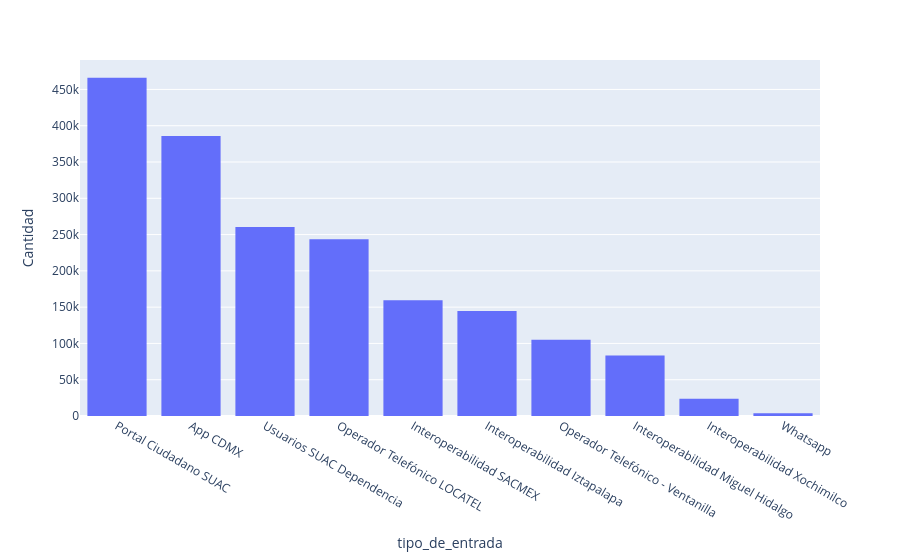
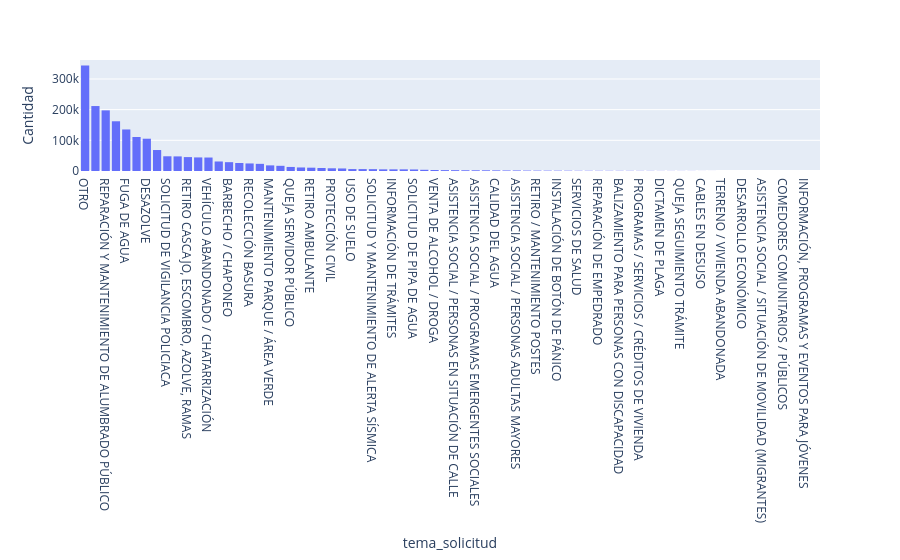
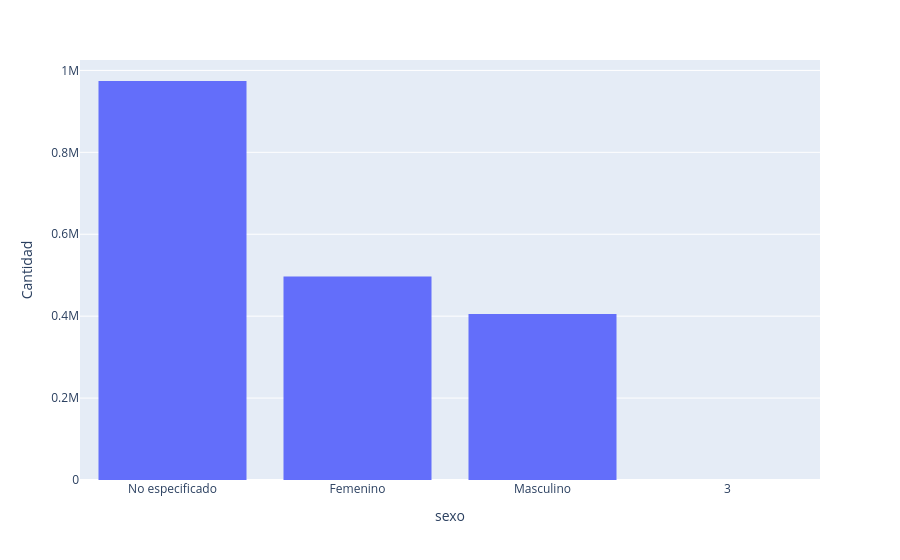
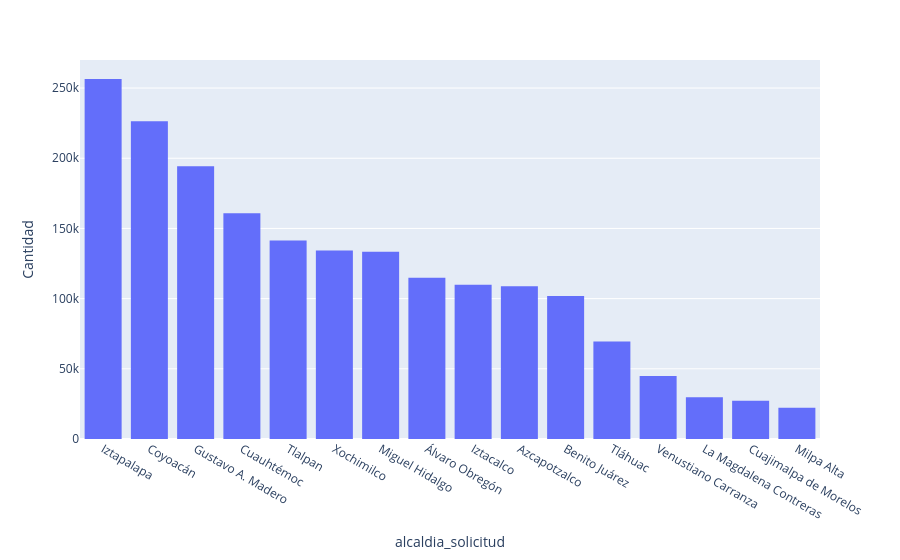

Here is the notebook cell these charts were saved with, in order:
### Code cell
for param in columns_df:
    param_values = df_complete[param].value_counts()
    fig = px.histogram(x=param_values.index,y=param_values.values,nbins=len(param_values.index))
    fig.update_layout(xaxis_title=f'{param}', yaxis_title='Cantidad')
    fig.show()

### Figure 1 — Plotly figure (JSON) as saved in the notebook; plotly's stock layout.template omitted (floating-point values rounded to 4 significant figures)
{"data": [{"bingroup": "x", "histfunc": "sum", "hovertemplate": "x=%{x}<br>sum of y=%{y}<extra></extra>", "legendgroup": "", "marker": {"color": "#636efa", "pattern": {"shape": ""}}, "name": "", "nbinsx": 10, "orientation": "v", "showlegend": false, "type": "histogram", "x": ["Portal Ciudadano SUAC", "App CDMX", "Usuarios SUAC Dependencia", "Operador Telefónico LOCATEL", "Interoperabilidad SACMEX", "Interoperabilidad Iztapalapa", "Operador Telefónico - Ventanilla", "Interoperabilidad Miguel Hidalgo", "Interoperabilidad Xochimilco", "Whatsapp"], "xaxis": "x", "y": [466035, 385808, 260472, 243705, 159559, 144586, 104906, 83241, 23815, 3857], "yaxis": "y"}], "layout": {"barmode": "relative", "legend": {"tracegroupgap": 0}, "margin": {"t": 60}, "xaxis": {"anchor": "y", "domain": [0, 1], "title": {"text": "tipo_de_entrada"}}, "yaxis": {"anchor": "x", "domain": [0, 1], "title": {"text": "Cantidad"}}}}

### Figure 2 — Plotly figure (JSON) as saved in the notebook; plotly's stock layout.template omitted (floating-point values rounded to 4 significant figures)
{"data": [{"bingroup": "x", "histfunc": "sum", "hovertemplate": "x=%{x}<br>sum of y=%{y}<extra></extra>", "legendgroup": "", "marker": {"color": "#636efa", "pattern": {"shape": ""}}, "name": "", "nbinsx": 72, "orientation": "v", "showlegend": false, "type": "histogram", "x": ["OTRO", "FALTA DE AGUA", "REPARACIÓN Y MANTENIMIENTO DE ALUMBRADO PÚBLICO", "PODA", "FUGA DE AGUA", "BACHEO", "DESAZOLVE", "MANTENIMIENTO VÍA PÚBLICA", "SOLICITUD DE VIGILANCIA POLICIACA", "VERIFICACIÓN ADMINISTRATIVA", "RETIRO CASCAJO, ESCOMBRO, AZOLVE, RAMAS", "MANTENIMIENTO DE COLADERA / ALCANTARILLA", "VEHÍCULO ABANDONADO / CHATARRIZACIÓN", "QUEJA DE TRANSPORTE PÚBLICO", "BARBECHO / CHAPONEO", "MANTENIMIENTO DRENAJE", "RECOLECCIÓN BASURA", "LIMPIEZA VÍA PÚBLICA", "MANTENIMIENTO PARQUE / ÁREA VERDE", "PAVIMENTACIÓN / REENCARPETADO", "QUEJA SERVIDOR PÚBLICO", "MANTENIMIENTO DE BANQUETAS", "RETIRO AMBULANTE", "MANTENIMIENTO SEMÁFOROS", "PROTECCIÓN CIVIL", "RECUPERACIÓN DE VIALIDADES", "USO DE SUELO", "TRÁMITES / INFO MOVILIDAD", "SOLICITUD Y MANTENIMIENTO DE ALERTA SÍSMICA", "ASESORÍA Y CONSEJERÍA JURÍDICA Y LEGAL", "INFORMACIÓN DE TRÁMITES", "BALIZAMIENTO / REDUCTORES DE VELOCIDAD", "SOLICITUD DE PIPA DE AGUA", "SOLICITUD Y MANTENIMIENTO DE CÁMARAS DE VIGILANCIA", "VENTA DE ALCOHOL / DROGA", "SOPORTE A TRÁMITES Y APLICACIONES DIGITALES", "ASISTENCIA SOCIAL / PERSONAS EN SITUACIÓN DE CALLE", "SOLICITUD DE EMPLEOS / BOLSA DE TRABAJO", "ASISTENCIA SOCIAL / PROGRAMAS EMERGENTES SOCIALES", "QUEJAS Y DEMANDAS VECINALES", "CALIDAD DEL AGUA", "SOCAVÓN", "ASISTENCIA SOCIAL / PERSONAS ADULTAS MAYORES", "SERVICIOS PARA ANIMALES DE COMPAÑÍA", "RETIRO / MANTENIMIENTO POSTES", "WIFI GRATIS", "INSTALACIÓN DE BOTÓN DE PÁNICO", "REGISTRO CIVIL", "SERVICIOS DE SALUD", "PROGRAMAS Y CONVOCATORIAS EDUCATIVAS", "REPARACIÓN DE EMPEDRADO", "BECAS Y PROGRAMAS SOCIALES", "BALIZAMIENTO PARA PERSONAS CON DISCAPACIDAD", "INFORMACIÓN, PROGRAMAS Y EVENTOS TURÍSTICOS", "PROGRAMAS / SERVICIOS / CRÉDITOS DE VIVIENDA", "ATENCIÓN EN MATERIA CONDOMINAL Y UNIDADES HABITACIONALES", "DICTAMEN DE PLAGA", "DENUNCIAS AMBIENTALES", "QUEJA SEGUIMIENTO TRÁMITE", "ACLARACIÓN / QUEJA POR COBRO DE SERVICIOS PÚBLICOS", "CABLES EN DESUSO", "INFORMACIÓN, PROGRAMAS Y EVENTOS DEPORTIVOS", "TERRENO / VIVIENDA ABANDONADA", "SEGURO DE DESEMPLEO", "DESARROLLO ECONÓMICO", "VIOLENCIA DE GÉNERO / MUJERES", "ASISTENCIA SOCIAL / SITUACIÓN DE MOVILIDAD (MIGRANTES)", "RETIRO ÁRBOL", "COMEDORES COMUNITARIOS / PÚBLICOS", "RECICLAJE", "INFORMACIÓN, PROGRAMAS Y EVENTOS PARA JÓVENES", "JORNADAS NOTARIALES"], "xaxis": "x", "y": [343732, 211707, 197671, 162065, 135366, 110817, 105263, 68371, 47985, 47595, 45294, 44238, 43955, 30988, 28784, 26006, 24609, 23349, 18312, 16917, 13198, 11512, 10800, 9699, 8809, 8285, 6272, 6241, 6038, 5377, 5376, 5375, 4984, 3953, 3181, 2901, 2729, 2450, 2386, 2353, 2077, 1860, 1844, 1491, 1417, 1307, 1203, 1136, 903, 899, 851, 815, 782, 742, 668, 632, 447, 434, 394, 369, 189, 120, 92, 75, 59, 49, 47, 43, 30, 23, 23, 20], "yaxis": "y"}], "layout": {"barmode": "relative", "legend": {"tracegroupgap": 0}, "margin": {"t": 60}, "xaxis": {"anchor": "y", "domain": [0, 1], "title": {"text": "tema_solicitud"}}, "yaxis": {"anchor": "x", "domain": [0, 1], "title": {"text": "Cantidad"}}}}

### Figure 3 — Plotly figure (JSON) as saved in the notebook; plotly's stock layout.template omitted (floating-point values rounded to 4 significant figures)
{"data": [{"bingroup": "x", "histfunc": "sum", "hovertemplate": "x=%{x}<br>sum of y=%{y}<extra></extra>", "legendgroup": "", "marker": {"color": "#636efa", "pattern": {"shape": ""}}, "name": "", "nbinsx": 4, "orientation": "v", "showlegend": false, "type": "histogram", "x": ["No especificado", "Femenino", "Masculino", "3"], "xaxis": "x", "y": [974143, 496724, 405109, 8], "yaxis": "y"}], "layout": {"barmode": "relative", "legend": {"tracegroupgap": 0}, "margin": {"t": 60}, "xaxis": {"anchor": "y", "domain": [0, 1], "title": {"text": "sexo"}}, "yaxis": {"anchor": "x", "domain": [0, 1], "title": {"text": "Cantidad"}}}}

### Figure 4 — Plotly figure (JSON) as saved in the notebook; plotly's stock layout.template omitted (floating-point values rounded to 4 significant figures)
{"data": [{"bingroup": "x", "histfunc": "sum", "hovertemplate": "x=%{x}<br>sum of y=%{y}<extra></extra>", "legendgroup": "", "marker": {"color": "#636efa", "pattern": {"shape": ""}}, "name": "", "nbinsx": 16, "orientation": "v", "showlegend": false, "type": "histogram", "x": ["Iztapalapa", "Coyoacán", "Gustavo A. Madero", "Cuauhtémoc", "Tlalpan", "Xochimilco", "Miguel Hidalgo", "Álvaro Obregón", "Iztacalco", "Azcapotzalco", "Benito Juárez", "Tláhuac", "Venustiano Carranza", "La Magdalena Contreras", "Cuajimalpa de Morelos", "Milpa Alta"], "xaxis": "x", "y": [256500, 226418, 194388, 160860, 141331, 134218, 133456, 114883, 109848, 108803, 101787, 69489, 44805, 29720, 27260, 22218], "yaxis": "y"}], "layout": {"barmode": "relative", "legend": {"tracegroupgap": 0}, "margin": {"t": 60}, "xaxis": {"anchor": "y", "domain": [0, 1], "title": {"text": "alcaldia_solicitud"}}, "yaxis": {"anchor": "x", "domain": [0, 1], "title": {"text": "Cantidad"}}}}
